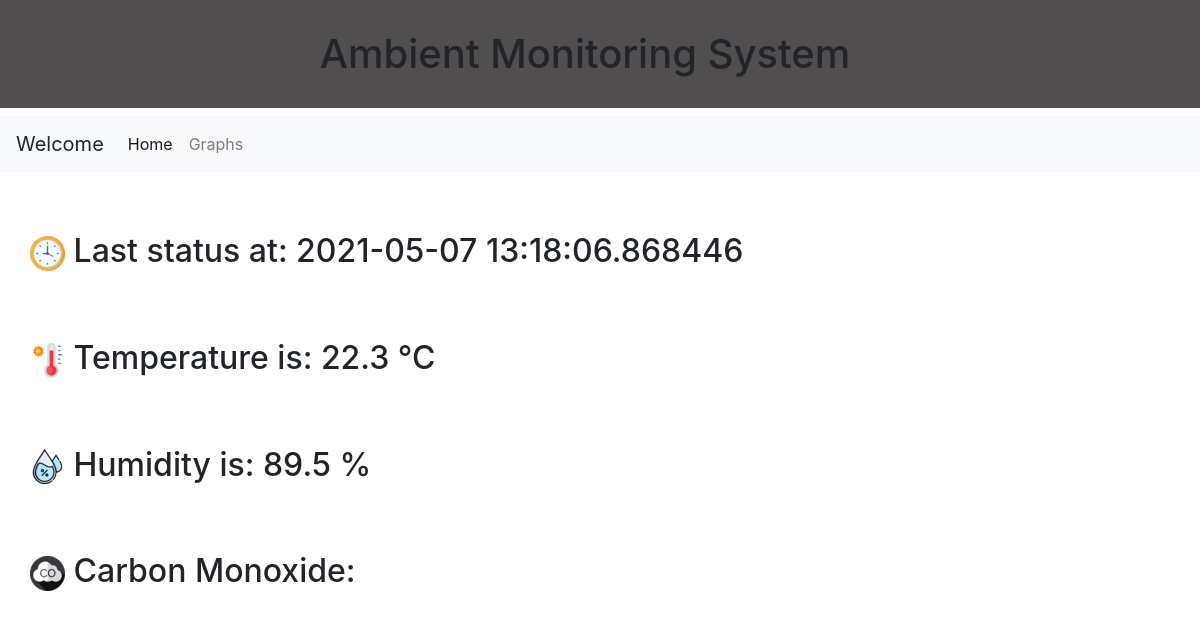
Before: / with the older database file.
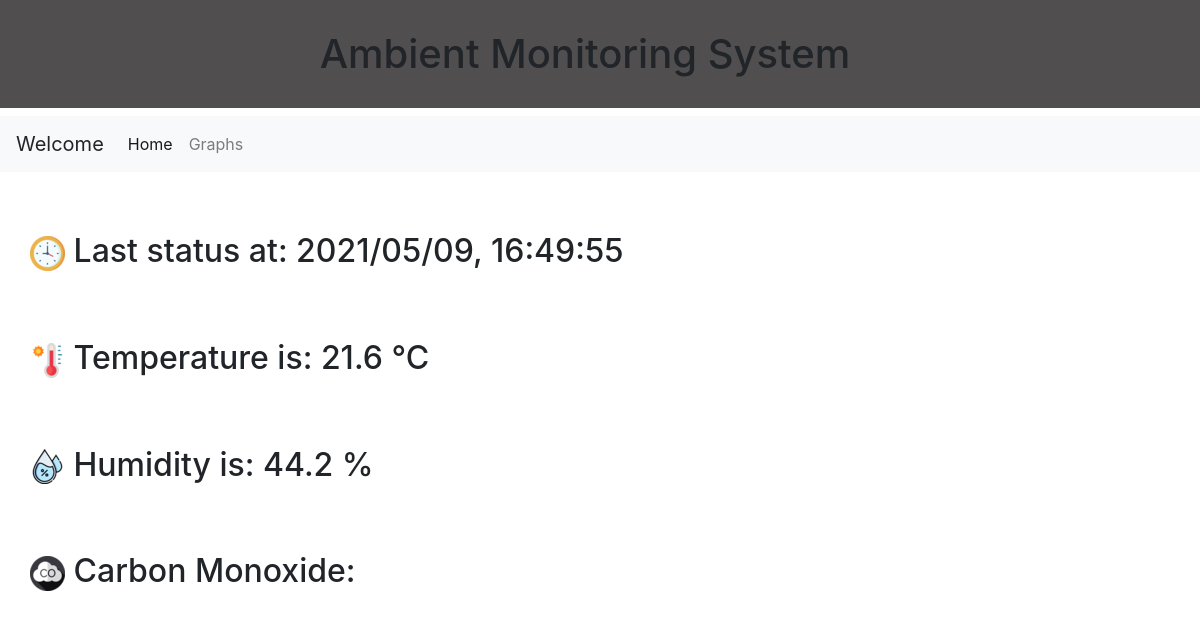
After: the same page with the newer database file.
### tables this page shows
CREATE TABLE data (date_time DATETIME, temperature REAL, humidity REAL);

### web.py (the view)
@app.route('/')
def index():
	read_time,temp, hum = getLastData()
	templateData = {
        'read_time': read_time,
        'temp'  : temp,
        'hum'	: hum
	}
	return render_template('index.html', **templateData)

### web.py (called while the page is built)
def getLastData():
    for data in crs.execute('SELECT * FROM data ORDER BY date_time DESC LIMIT 1'):
        read_time = str(data[0])
        temp = data[1]
        hum = data[2]
    return read_time,temp, hum

### templates/index.html (shortened to what this page needs)
<!DOCTYPE html>
<html>
<head>
    <link rel="stylesheet" href='../static/mystyle.css' />
    <link rel="stylesheet" href="https://maxcdn.bootstrapcdn.com/bootstrap/4.0.0/css/bootstrap.min.css">
    <link rel="stylesheet" href="https://stackpath.bootstrapcdn.com/bootstrap/4.1.3/css/bootstrap.min.css">
</head>
<body>
    <h1>Ambient Monitoring System</h1>
<nav class="navbar navbar-expand-lg navbar-light bg-light">
    <a class="navbar-brand">Welcome</a>
    <div class="collapse navbar-collapse" id="navbarNav">
      <ul class="navbar-nav">
        <li class="nav-item active">
          <a class="nav-link" href="/">Home <span class="sr-only">(current)</span></a>
        </li>
        <li class="nav-item">
          <a class="nav-link" href="/graph">Graphs</a>
        </li>
      </ul>
    </div>
  </nav>
                <h2><img src="../static/images/clock.png"> Last status at: {{read_time}} </h2>
                <h2><img src="../static/images/temp.png"> Temperature is: {{temp}} °C</h2>
                <h2><img src="../static/images/hum.png"> Humidity is: {{hum}} %</h2>
                <h2><img src="../static/images/CO.png"> Carbon Monoxide: </h2>
</body>
</html>

### static/mystyle.css (style rules this page uses)
h1 { background-color: rgba(61, 58, 58, 0.897); padding: 30px 30px 30px 0px; text-align: center; font-size: 35px; color: rgb(123, 171, 224); }
h2 { text-align:left; font-family: Verdana, Tahoma, sans-serif; color: rgb(44, 40, 40); padding-left: 30px; padding-top: 60px; }
body { background-color: rgba(187, 186, 186, 0.726); }

Changed rows visible on the page:
no longer on this page (row unchanged): data: date_time "2021-05-07 13:18:06.868446", temperature "22.3", humidity "89.5"
added data: date_time "2021/05/09, 16:49:55", temperature "21.6", humidity "44.2"
